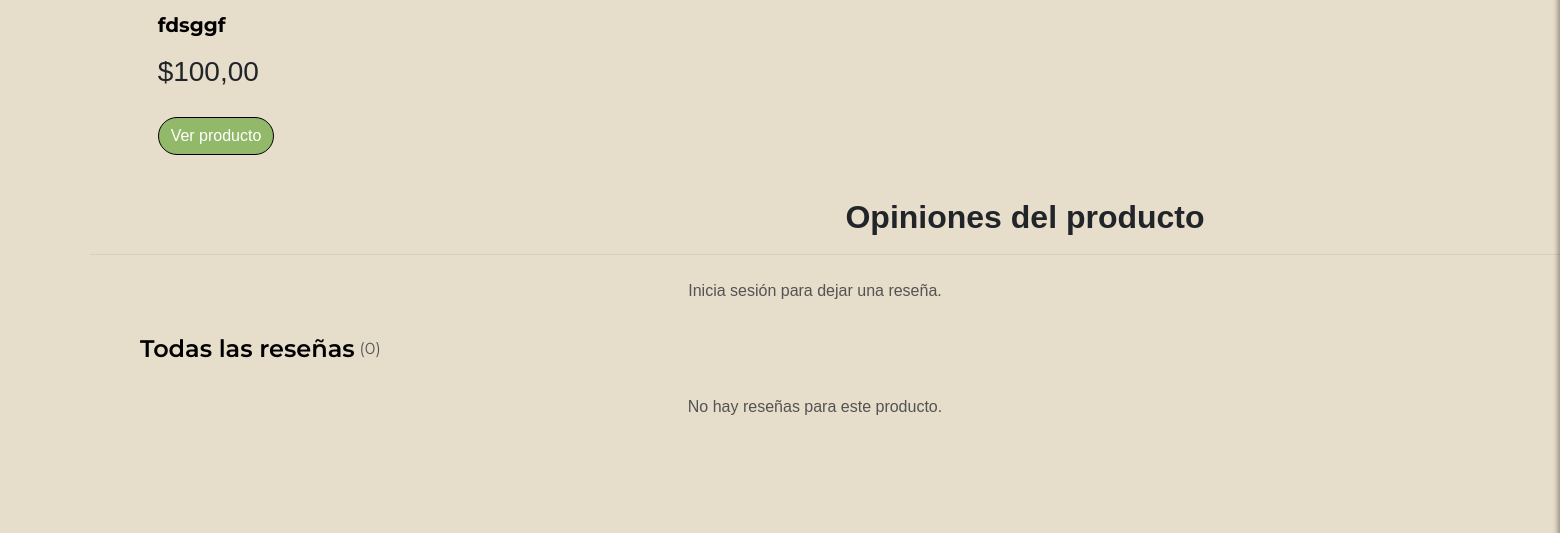
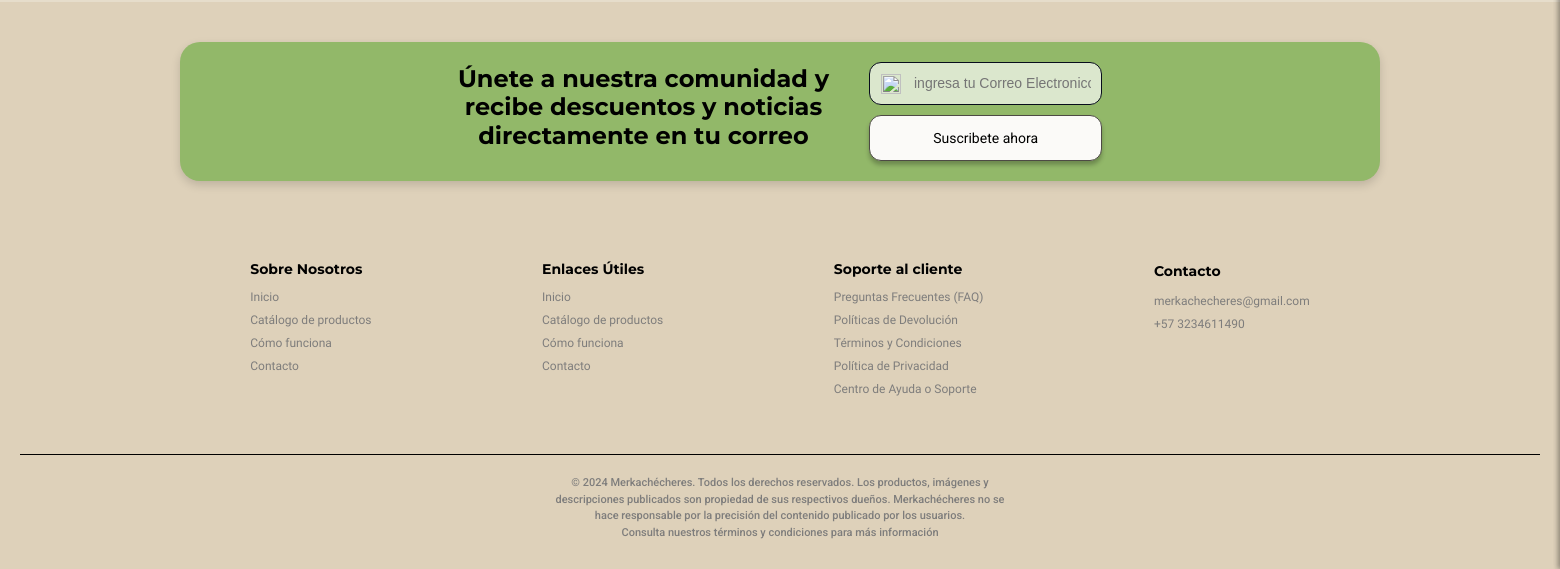
Before: /producto/1/ (lower part) with the older database file (2 pictures, top to bottom).
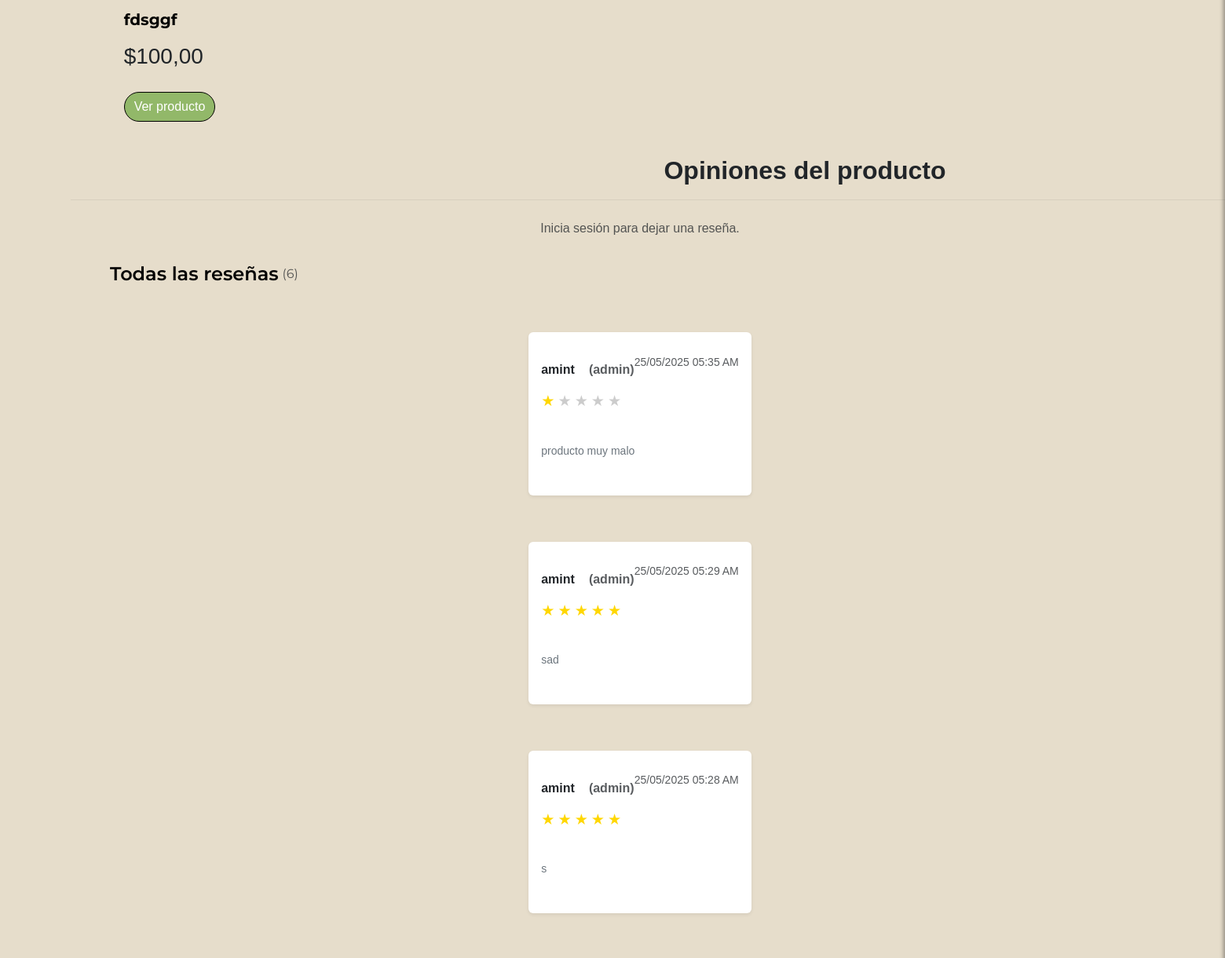
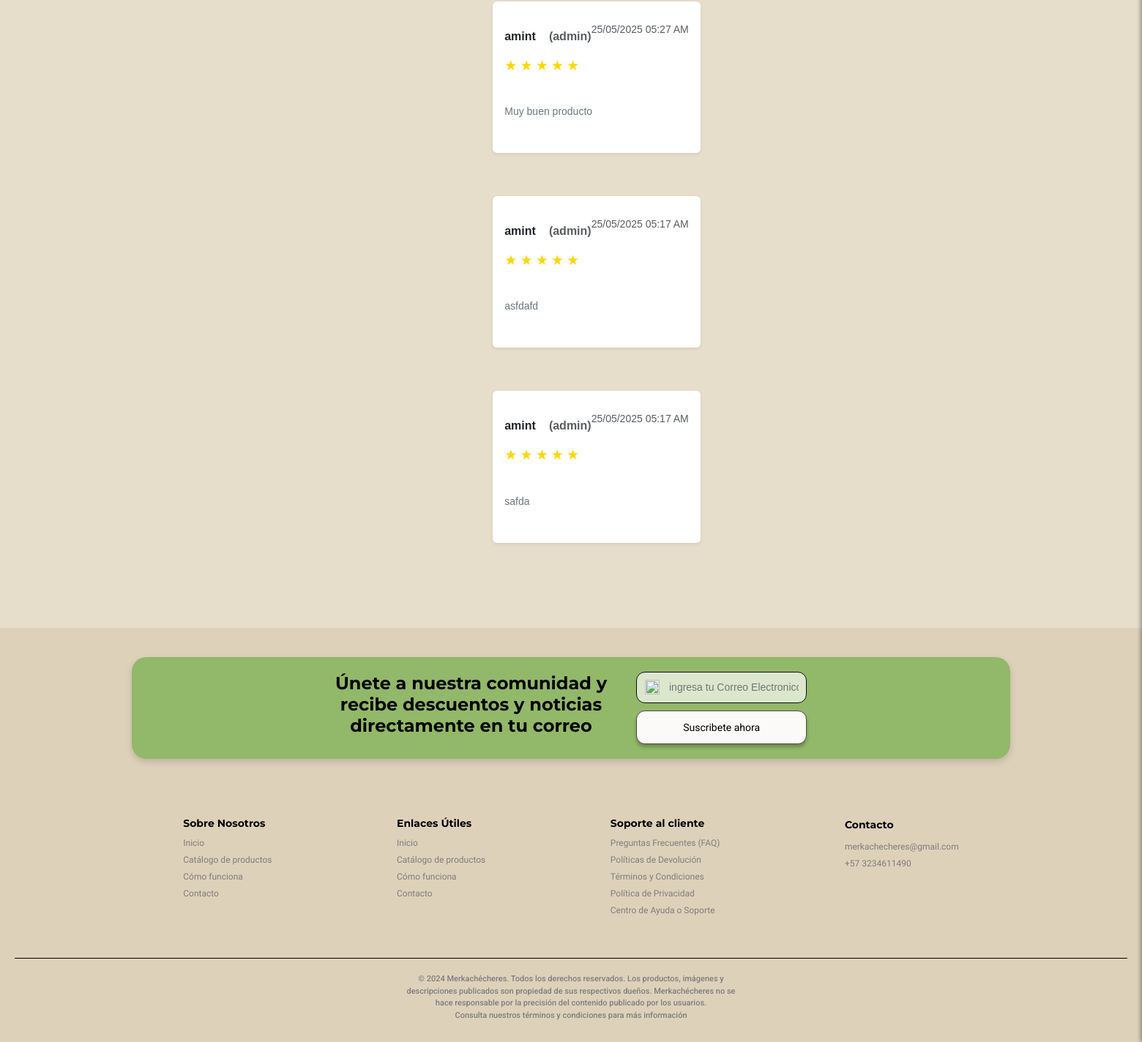
After: the same page with the newer database file (2 pictures, top to bottom).
### merkachecheres/models.py (models this page shows, shortened)
class Producto(models.Model):
    titulo = models.CharField(max_length=255)
    precio = models.DecimalField(max_digits=10, decimal_places=2, default=0.0)
    descuento = models.DecimalField(max_digits=5, decimal_places=2, null=True, blank=True)
    dimensiones = models.CharField(max_length=100, null=True, blank=True)
    stock = models.IntegerField()
    marca = models.CharField(max_length=100, null=True, blank=True)
    vendedor = models.ForeignKey(
        Usuario,
        on_delete=models.CASCADE,
        related_name='productos',
        null=True,  # Permitir valores nulos temporalmente
        blank=True  # Permitir que el formulario no requiera este campo
    )
    categoria = models.ForeignKey(Categoria, on_delete=models.SET_NULL, null=True, blank=True)
    descripcion = models.TextField()
    fecha_publicacion = models.DateTimeField(auto_now_add=True)

class Reseña(models.Model):
    producto = models.ForeignKey(Producto, on_delete=models.CASCADE, related_name='resenas')
    usuario = models.ForeignKey(Usuario, on_delete=models.CASCADE)
    texto = models.TextField()
    estrellas = models.PositiveSmallIntegerField(default=5)
    fecha = models.DateTimeField(auto_now_add=True)

class Usuario(models.Model):
    full_name = models.CharField(max_length=255)
    email = models.EmailField(unique=True)
    username = models.CharField(max_length=150, unique=True)
    password = models.CharField(max_length=128, blank=True, null=True)
    telefono = models.CharField(max_length=15, default="Sin teléfono")  # Valor por defecto
    departamento = models.CharField(max_length=100, default="Sin departamento")  # Valor por defecto
    direccion = models.CharField(max_length=255, default="Sin dirección")  # Valor por defecto
    municipio = models.CharField(max_length=100, default="Sin municipio")  # Valor por defecto
    foto_perfil = models.ImageField(
        upload_to='usuarios/perfiles',
        validators=[validar_extension_imagen],
        blank=True,
        null=True,
        verbose_name="Ruta de la imagen de perfil"
    )  #
    ROLES = (
        (1, "Admin"),
        (2, "Cliente"),
        (3, "Vendedor")
    )
    rol = models.IntegerField(choices=ROLES, default=2)

### merkachecheres/views.py (the view, shortened to what this page needs)
# urls.py: path('producto/<int:producto_id>/', views.producto, name='producto'),
def producto(request, producto_id):
    try:
        producto = Producto.objects.get(id=producto_id)
        imagenes = producto.imagenes.all()
        productos_vendedor = Producto.objects.filter(vendedor=producto.vendedor).exclude(id=producto_id)
        carrito = request.session.get('carrito', {})
        total_carrito = sum(item['precio'] * item['cantidad'] for item in carrito.values())
        resenas = producto.resenas.select_related('usuario').order_by('-fecha')
        if producto.descuento:
            precio_final = producto.precio - (producto.precio * producto.descuento / 100)
        else:
            precio_final = producto.precio
    except Producto.DoesNotExist:
        messages.error(request, "El producto no existe.")
        return redirect('index')
    return render(request, 'producto.html', {
        'producto': producto,
        'imagenes': imagenes,
        'productos_vendedor': productos_vendedor,
        'total_carrito': total_carrito,
        'resenas': resenas,
        'precio_final': precio_final,
    })

### merkachecheres/templates/producto.html (shortened to what the changed rows need)
{% load static %}
<!DOCTYPE html>
<html lang="en">
<head>
    <link rel="stylesheet" href="{% static 'css/carrito.css' %}">
    <link rel="stylesheet" href="{% static 'css/producto.css' %}">
    <link rel="stylesheet" href="{% static 'css/styleguide.css' %}">
    <link href="https://cdn.jsdelivr.net/npm/bootstrap@5.3.3/dist/css/bootstrap.min.css" rel="stylesheet"
>
    <link rel="stylesheet" href="scripts.js">
</head>
<body>
                                {% include 'user_sidebar.html' %}
    <main>
        <section class="sellerContainerMayor">
            <div class="sellerContainerGeneral">
                <div class="productsContainerGeneral">
                    {% for producto_vendedor in productos_vendedor %}
                        <div class="productContainer">
                            <div class="contenedorGeneralproducto">
                                <div class="detallesContainer">
                                    <div class="tituloContainer">
                                        <h2 id="tituloText">{{ producto_vendedor.titulo }}</h2>
                                    </div>
                                    <div class="precioContainer">
                                        <h3>${{ producto_vendedor.precio }}</h3>
                                    </div>
                                    <div class="verProductoContainer">
                                        <a href="{% url 'producto' producto_vendedor.id %}" class="btn btn-primary">Ver producto</a>
                                    </div>
                                </div>
                            </div>
                        </div>
                    {% empty %}
                        <p>Este vendedor no tiene más productos publicados.</p>
                    {% endfor %}
                </div>
            </div>
        </section>
<section class="opinionesSection">
    <div class="resenasGeneral">
        <div class="opinionTituloContainer text-center mb-4">
            <h2 class="fw-bold">Opiniones del producto</h2>
        </div>
        <br>
        <div class="todaslasresenasContainer mb-4">
            <div class="tituloResenasContainer d-flex justify-content-between align-items-center">
                <h2 class="fw-semibold" id="allresenastext">Todas las reseñas</h2>
                <h5 id="textresenas2" class="text-muted">({{ resenas|length }})</h5>
            </div>
        </div>
        <div class="comentariosGeneralContainer">
            <div class="comentariosContainer">
                {% for resena in resenas|dictsortreversed:"fecha" %}
                <div class="userComentContainer hola bg-white p-3 rounded shadow-sm mb-3 animate__animated animate__fadeInUp" style="transition: all 0.3s ease-in-out;">
                    <div class="d-flex justify-content-between align-items-center mb-2">
                        <div class="nameContainer fw-bold">
                            {{ resena.usuario.full_name }} <span class="text-muted ms-2">({{ resena.usuario.username }})</span>
                        </div>
                        <small class="text-muted">
                            {{ resena.fecha|date:"d/m/Y h:i A" }}
                        </small>
                    </div>
                    <div class="starsContainer mb-2 d-flex gap-1">
                        {% for i in "12345" %}
                            {% if forloop.counter <= resena.estrellas %}
                                <span style="color: gold; font-size: 1.2em;">★</span>
                            {% else %}
                                <span style="color: #ccc; font-size: 1.2em;">★</span>
                            {% endif %}
                        {% endfor %}
                    </div>
                    <div class="userTextContainer text-secondary small">
                        {{ resena.texto }}
                    </div>
                </div>
                {% empty %}
                <p class="text-center text-muted">No hay reseñas para este producto.</p>
                {% endfor %}
            </div>
        </div>
    </div>
</section>
</main>
    <footer class="footer">
        <div >
            <div class="tituloIzquierdaFooterContainer">
                <div class="tituloFooter">
                <h2 id="tituloFooterTexto">Únete a nuestra comunidad y <br>recibe descuentos y noticias <br> directamente en tu correo</h2>
                </div>
            </div>
            <footer class="containerFooterAbajo">
                <div class="ContainerGeneralTextosFooter">
                    <div>
                        <div class="sobrenosotrosContainer">
                        <h2 class="titulosFooterAbajo">Sobre Nosotros</h2>
                        </div>
                    </div>
                    <div>
                        <div>
                            <div class="EnlacesUtilesContainer">
                                <div class="titulosfooterContainer">
                                    <h2 class="titulosFooterAbajo">Enlaces Útiles</h2>
                                </div>
                            </div>
                        </div>
                    </div>
                    <div>
                        <div>
                            <div class="soporteAlClienteContainer">
                                <div class="titulosfooterContainer">
                                    <h2 class="titulosFooterAbajo">Soporte al cliente</h2>
                                </div>
                            </div>
                        </div>
                    </div>
                    </div>
                </div>
        </footer>
</body>
</html>

Changed rows visible on the page:
added Reseña: usuario.full_name "amint", usuario.username "admin", fecha "25/05/2025 05:35 AM", estrellas 1 (drawn), texto "producto muy malo"
added Reseña: usuario.full_name "amint", usuario.username "admin", fecha "25/05/2025 05:29 AM", estrellas 5 (drawn), texto "sad"
added Reseña: usuario.full_name "amint", usuario.username "admin", fecha "25/05/2025 05:28 AM", estrellas 5 (drawn), texto "s"
added Reseña: usuario.full_name "amint", usuario.username "admin", fecha "25/05/2025 05:27 AM", estrellas 5 (drawn), texto "Muy buen producto"
added Reseña: usuario.full_name "amint", usuario.username "admin", fecha "25/05/2025 05:17 AM", estrellas 5 (drawn), texto "asfdafd"
added Reseña: usuario.full_name "amint", usuario.username "admin", fecha "25/05/2025 05:17 AM", estrellas 5 (drawn), texto "safda"
Other visible differences:
{{ resenas|length }}: "0" → "6"
text no longer shown: "No hay reseñas para este producto."
